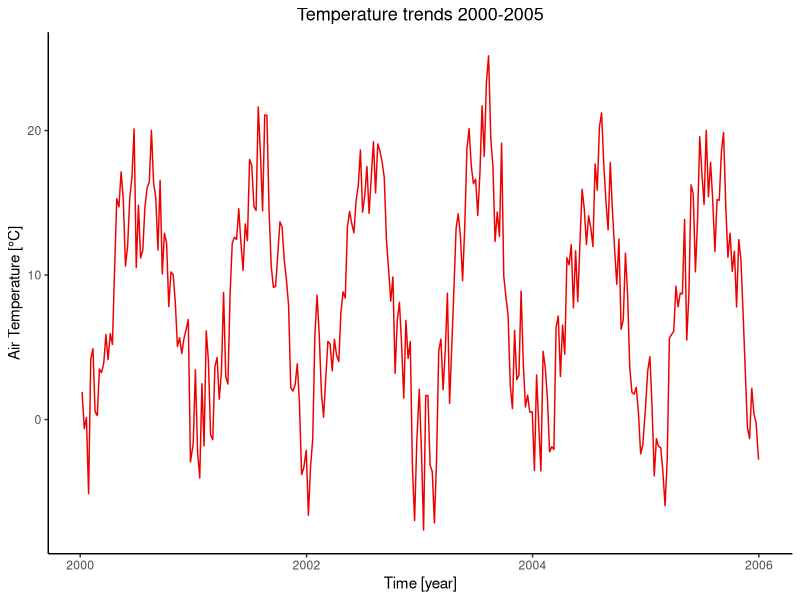
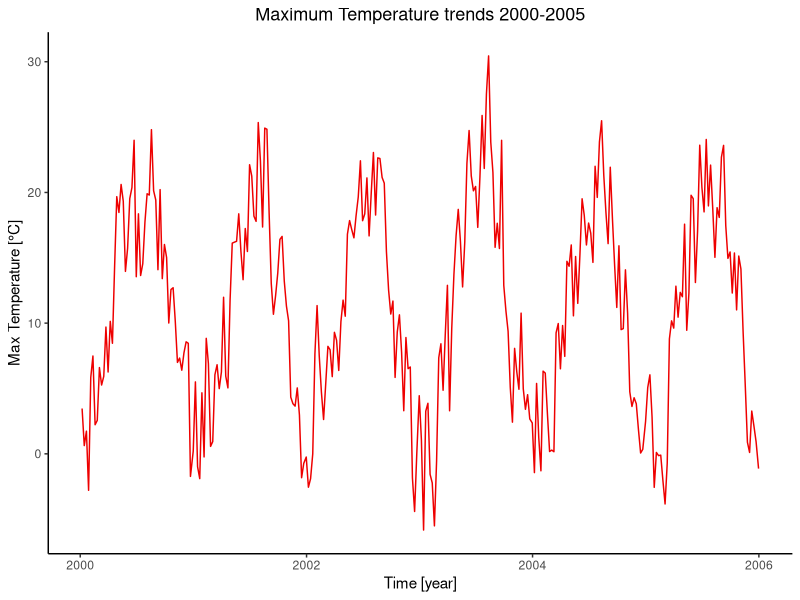
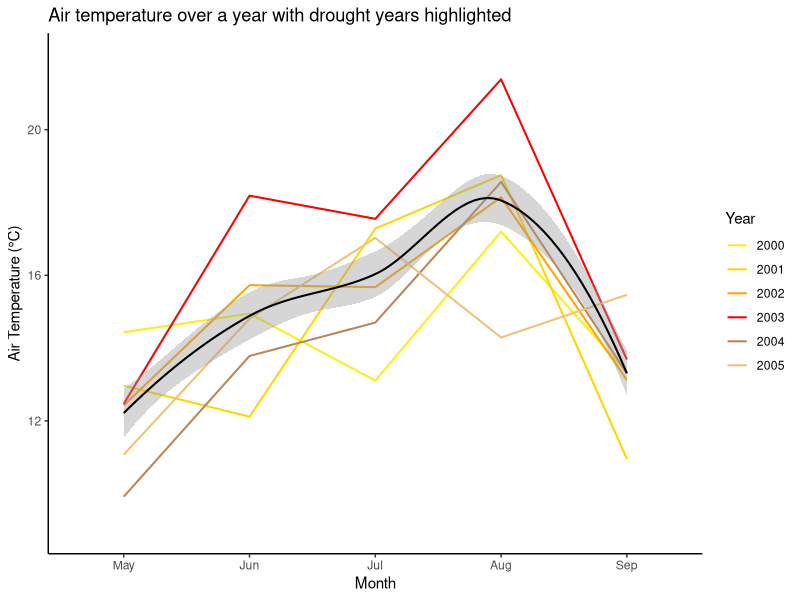
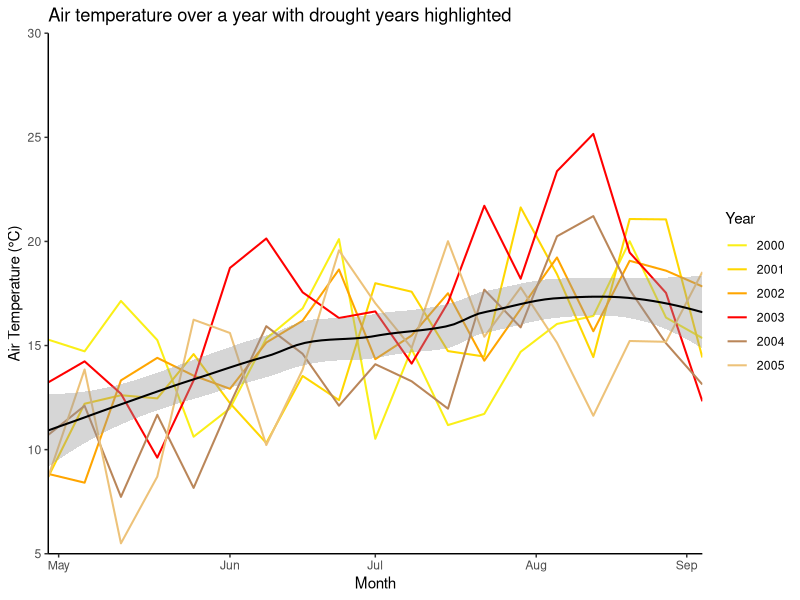
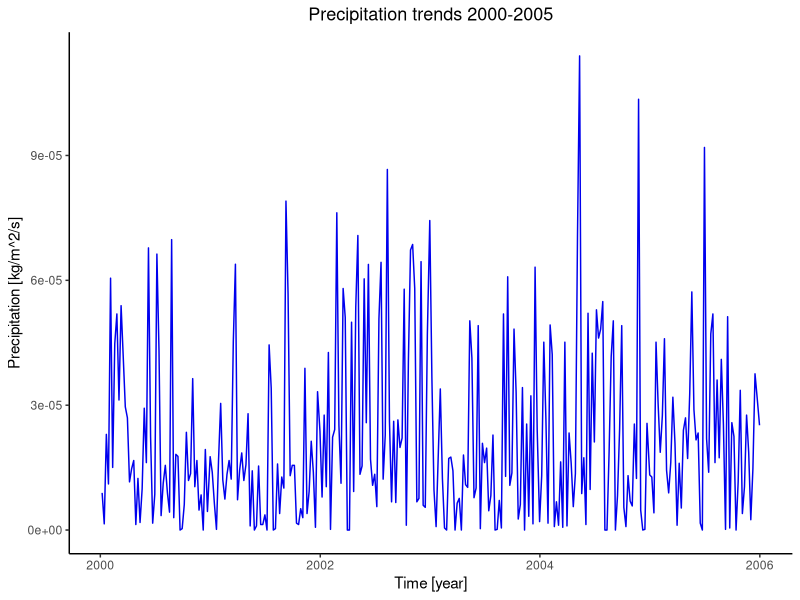
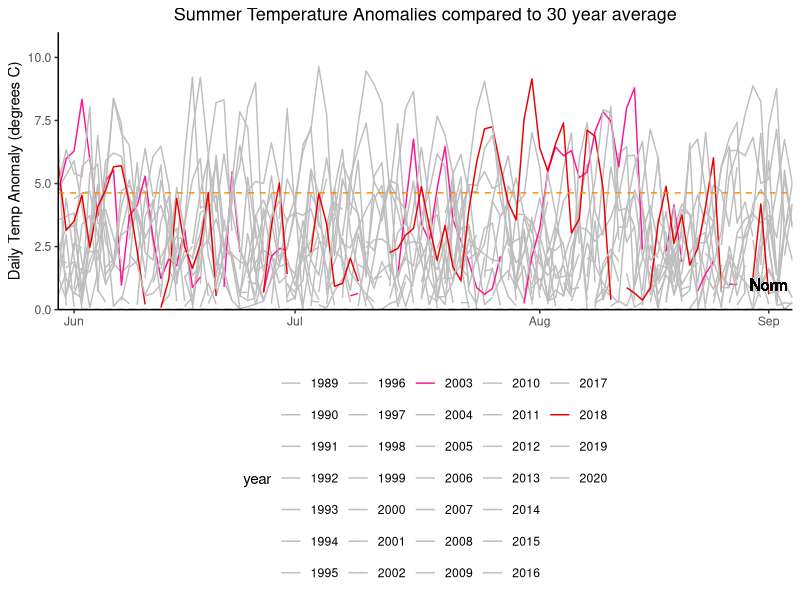
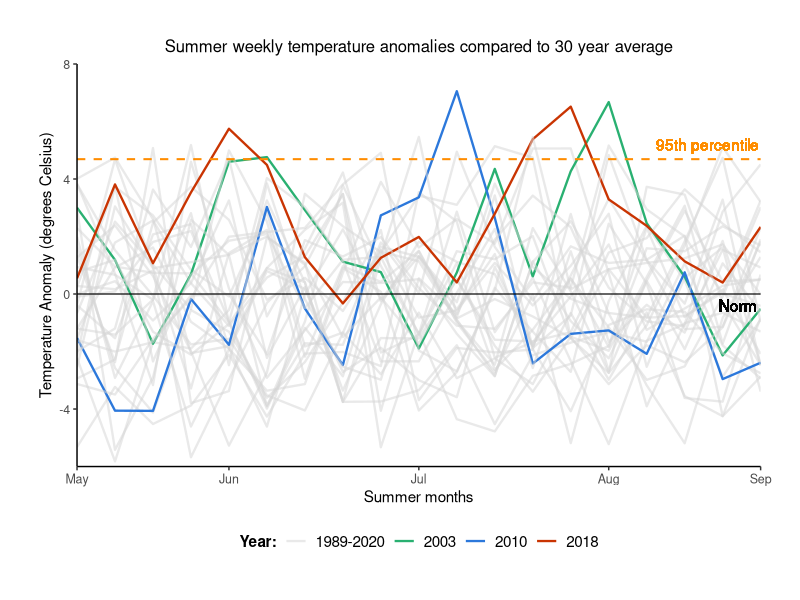
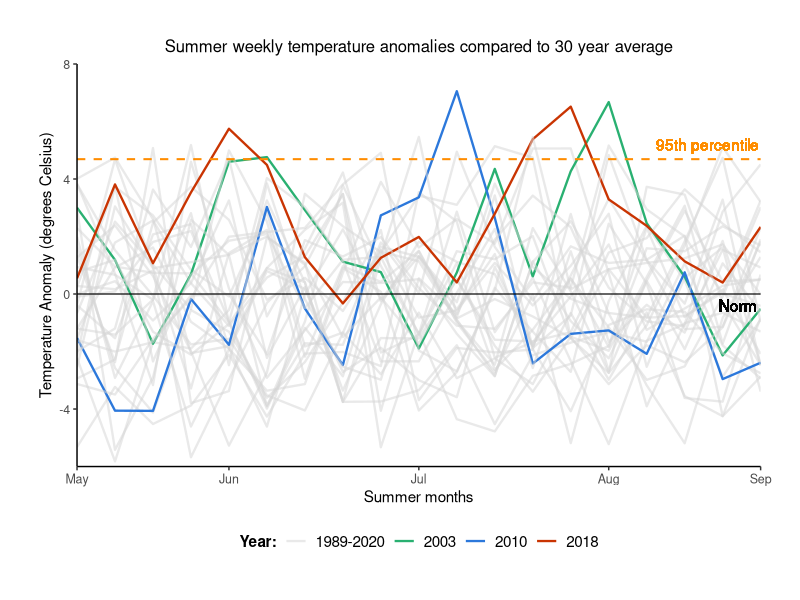

Source code (R) for these figures, in order: (Note: this script raises an error after producing the figures.)
####### Anomalies plotted #######
### Amended/final code script ###
### Tegan Williams March 2024 ###

#### Data loading & wrangling ####

# Libraries (required packages for data wrangling)
library(dplyr)
library(tidyverse)
library(ggplot2) 

# Load Meteorological Data
met_data <- read.csv("Data/DE-Hai-2000-2020-weekly_timeseries_met.csv", header = TRUE)
obs_data <- read.csv("Data/DE-Hai-2000-2020-weekly_timeseries_obs.csv", header = TRUE)
sm_data <- read.csv("Data/DE-Hai-2000-2020-weekly_timeseries_metSM.csv", header= TRUE)
climate_data <- read_csv("Data/DE-Hai_FLUXNET2015_DD_1989-2020_met.csv")

# Delete 2021 data from Met data set since only NA values (-9999)
rows_to_delete <- c(1093:1144)
met_data <- met_data[-rows_to_delete, ]

# Create new column for year, months and full dates 
rows_per_year <- 52
met_data$year <- rep(2000:2020, each = rows_per_year)
met_data$full_date <- as.Date(paste0(met_data$year, "-", met_data$doy), format = "%Y-%j")
met_data <- met_data %>%
  mutate(month = month(full_date, label = TRUE))

# Now filter datasets for fewer years
met_data$year <- as.numeric(met_data$year)
met2000to2005 <- met_data[met_data$year >= 2000 & met_data$year <= 2005, ]
met2015to2020 <- met_data[met_data$year >= 2015 & met_data$year <= 2020, ]

met2003 <- met_data[met_data$year >= 2003 & met_data$year <= 2003, ]
met2018 <- met_data[met_data$year >= 2018 & met_data$year <= 2018, ]

#### Plots of raw Meteorological data time series ####

# Air Temperature over Time for 2000 to 2005
ggplot(met2000to2005, aes(x = full_date, y = airt_C)) +
  geom_line(colour="red2") +
  theme(legend.position = "bottom", panel.background = element_blank(), axis.line = element_line(colour = "black")) + 
  labs(title="Temperature trends 2000-2005") + 
  theme(plot.title=element_text(size=13, hjust=0.5)) + # Title size and position
  xlab("Time [year]") + 
  ylab("Air Temperature [°C]")

# Max Air Temperature over Time for 2000-2005 --> EXACTLY THE SAME TRENDS
ggplot(met2000to2005, aes(x = full_date, y = maxt_C)) +
  geom_line(colour="red2") +
  theme(legend.position = "bottom", panel.background = element_blank(), axis.line = element_line(colour = "black")) + 
  labs(title="Maximum Temperature trends 2000-2005") + 
  theme(plot.title=element_text(size=13, hjust=0.5)) + 
  xlab("Time [year]") + 
  ylab("Max Temperature [°C]")


# plotting T over time for 5 consecutive years e.g., 2000-2005, to show the difference during drought years 
# plus add the 30-year mean temperature as well!
avg_monthly_temp <- met_data %>%
  group_by(year, month) %>%
  summarise(monthlyT = mean(airt_C, na.rm = TRUE))

avg_monthly_temp$year <- as.numeric(avg_monthly_temp$year)
avg_monthly_temp_05 <- avg_monthly_temp[avg_monthly_temp$year >= 2000 & avg_monthly_temp$year <= 2005, ]
avg_monthly_temp_20 <- avg_monthly_temp[avg_monthly_temp$year >= 2015 & avg_monthly_temp$year <= 2020, ]

met_data_with_avg_temp_05 <- left_join(met2000to2005, avg_monthly_temp_05, by = c("year", "month"))

ggplot(met_data_with_avg_temp_05, aes(x = month, y = monthlyT, colour = as.factor(year), group = year)) +
  geom_line(size = 0.7) +
  geom_smooth(method = 'loess', aes(group=1), colour = "black", size = 0.7) +
  scale_color_manual(values = c("#FAEF17", "#FFD700","#FFA500","red", "#BA8659", "#EDC279")) +
  labs(x = "Month", y = "Air Temperature (°C)", title = "Air temperature over a year with drought years highlighted", colour = "Year") +
  scale_x_discrete(limits = c("May", "Jun", "Jul", "Aug", "Sep")) +
  scale_y_continuous(limits = c(9, 22)) +
  theme(legend.position = "right", panel.background = element_blank(), axis.line = element_line(colour = "black"))

# Using weekly values without the mean monthly 
ggplot(met_data_with_avg_temp_05, aes(x = doy, y = airt_C, colour = as.factor(year), group = year)) +
  geom_line(size = 0.7) +
  geom_smooth(method = 'loess', aes(group=1), colour = "black", size = 0.7) +
  scale_color_manual(values = c("#FAEF17", "#FFD700","#FFA500","red", "#BA8659", "#EDC279")) +
  labs(x = "Month", y = "Air Temperature (°C)", title = "Air temperature over a year with drought years highlighted", colour = "Year") +
  scale_x_continuous(breaks = c(121, 154, 182, 213, 242), 
                     labels = c("May", "Jun", "Jul", "Aug", "Sep"),
                     expand = c(0, 0),
                     limits = c(119, 245)) +
  scale_y_continuous(expand = c(0, 0),
                     limits = c(5,30)) +
  theme(legend.position = "right", panel.background = element_blank(), axis.line = element_line(colour = "black"))


# Precipitation over Time
ggplot(met2000to2005, aes(x = full_date, y = precip_kgm2s)) +
  geom_line(colour="blue2") +
  theme(legend.position = "bottom", panel.background = element_blank(), axis.line = element_line(colour = "black"), 
        plot.title=element_text(size=13, hjust=0.5)) + # Title size and position
  labs(title="Precipitation trends 2000-2005") + 
  xlab("Time [year]") + 
  ylab("Precipitation [kg/m^2/s]")


#### Temperature Anomalies ####
# Reference period 1989-2020
climate_data <- climate_data %>%
  mutate(TIMESTAMP = as.character(TIMESTAMP),
         year = year(as.Date(TIMESTAMP, format = "%Y%m%d")),
         month = month(as.Date(TIMESTAMP, format = "%Y%m%d")),
         doy = yday(as.Date(TIMESTAMP, format = "%Y%m%d")))

daily_averages <- climate_data %>%
  group_by(doy) %>%
  summarize(AverageTemperature = mean(MeanT, na.rm = TRUE))

datafor2003 <- climate_data %>%
  filter(year == 2003)
datafor2018 <- climate_data %>%
  filter(year == 2018)
dataforboth <- climate_data %>%
  filter(year %in% c(2003, 2018))

temp_reference_period <- climate_data %>%
  filter(year >= 1989 & year <= 2020) %>%
  group_by(doy) %>%
  summarize(tAverage = mean(MeanT, na.rm = TRUE))

# Merge climate data with reference period
temp_merged_data <- merge(climate_data, temp_reference_period, by = "doy", all.x = TRUE)

# Calculate temperature anomalies
temp_merged_data$tempAnomaly <- temp_merged_data$MeanT - temp_merged_data$tAverage

# Calculate the 90th percentile of temperature anomalies
temp_percentile_90 <- quantile(temp_merged_data$tempAnomaly, 0.9, na.rm = TRUE)
temp_percentile_0 <- quantile(temp_merged_data$tempAnomaly, 0, na.rm = TRUE)

# Filter only values in the chosen percentile
temp_anomaly_data <- temp_merged_data %>%
  filter(tempAnomaly > temp_percentile_0)
temp_anomaly_data90 <- temp_merged_data %>%
  filter(tempAnomaly > temp_percentile_90)

min(temp_anomaly_data90$tempAnomaly)
max(temp_anomaly_data90$tempAnomaly)

temp_anomaly_data$year <- as.factor(temp_anomaly_data$year)
temp_anomaly_data$doy <- as.factor(temp_anomaly_data$doy)

temp_anomaly_data_filtered <- temp_anomaly_data[c("year", "doy", "tAverage", "tempAnomaly")]
temp_anomaly_data_filtered$doy <- as.numeric(temp_anomaly_data_filtered$doy)

# Plotting Temperature Anomalies over Time

# 1) using daily values
ggplot(temp_anomaly_data_filtered, aes(x = doy, y = tempAnomaly, colour = year)) +
  geom_line() +
  geom_hline(yintercept = 0, linetype = "dashed", colour = "black") +
  geom_hline(yintercept = 4.63, linetype = "dashed", colour = "darkorange") +
  geom_text(aes(x = 235, y = -11, label = "90th Percentile"), colour = "darkorange") + 
  geom_text(aes(x = 242, y = 1, label = "Norm"), colour = "black") + 
  labs(title = "Summer Temperature Anomalies compared to 30 year average",
       x = "",
       y = "Daily Temp Anomaly (degrees C)") +
  scale_colour_manual(values = c("grey","grey","grey","grey","grey","grey","grey","grey","grey","grey","grey","grey","grey","grey","deeppink","grey", "grey","grey","grey","grey","grey","grey","grey","grey","grey","grey","grey", "grey","grey", "red2", "grey", "grey")) +
  theme(legend.position = "bottom", panel.background = element_blank(), axis.line = element_line(colour = "black"), 
        plot.title=element_text(size=13, hjust=0.5)) +
  scale_x_continuous(breaks = c(154, 182, 213, 242), 
                     labels = c("Jun", "Jul", "Aug", "Sep"),
                     expand = c(0, 0),
                     limits = c(152, 245)) +
  scale_y_continuous(expand = c(0, 0),
                     limits = c(0,11))

# 2) using weekly temperature means to calculate anomalies
weekly_average_temp_data <- climate_data %>%
  group_by(week = ceiling(as.numeric(doy)/7)) %>%
  summarise(AverageWeeklyMeanT = mean(MeanT, na.rm = TRUE))

weekly_temp_data <- climate_data %>%
  group_by(year, week = ceiling(as.numeric(doy)/7)) %>%
  summarise(WeeklyMeanT = mean(MeanT, na.rm = TRUE))

# now find the anomaly values
weekly_temp_merged_data <- merge(weekly_average_temp_data, weekly_temp_data, by = "week", all.x = TRUE)
weekly_temp_merged_data$tempAnomaly <- weekly_temp_merged_data$WeeklyMeanT - weekly_temp_merged_data$AverageWeeklyMeanT
weekly_temp_percentile_90 <- quantile(weekly_temp_merged_data$tempAnomaly, 0.9, na.rm = TRUE)
weekly_temp_percentile_0 <- quantile(weekly_temp_merged_data$tempAnomaly, 0, na.rm = TRUE)
weekly_temp_percentile_95 <- quantile(weekly_temp_merged_data$tempAnomaly, 0.95, na.rm = TRUE)

weekly_temp_anomaly_data <- weekly_temp_merged_data %>%
  filter(tempAnomaly > weekly_temp_percentile_0)
weekly_temp_anomaly_data90 <- weekly_temp_merged_data %>%
  filter(tempAnomaly > weekly_temp_percentile_90)
weekly_temp_anomaly_data95 <- weekly_temp_merged_data %>%
  filter(tempAnomaly > weekly_temp_percentile_95)

min(weekly_temp_anomaly_data95$tempAnomaly)
max(weekly_temp_anomaly_data95$tempAnomaly)

temp_anomaly_data$year <- as.factor(temp_anomaly_data$year)
temp_anomaly_data$doy <- as.factor(temp_anomaly_data$doy)

weekly_temp_anomaly_data$year <- as.factor(weekly_temp_anomaly_data$year)
weekly_temp_anomaly_data$week <- as.numeric(weekly_temp_anomaly_data$week)


# creating a new column to group into drought vs non-drought years 
# based on their max value (e.g., >6.5 temp anomaly)

# Create new column 'drought_status' and initialise it with 'non-drought'

temp_anomaly_data_summer <- weekly_temp_anomaly_data[weekly_temp_anomaly_data$week >= 18 & weekly_temp_anomaly_data$week <= 36, ]
drought_years <- temp_anomaly_data_summer %>%
  filter(tempAnomaly > 6.5) %>%
  pull(year) %>%
  unique()
temp_anomaly_data_summer['Drought_Status'] = '1989-2020'
temp_anomaly_data_summer$Drought_Status[temp_anomaly_data_summer$year %in% drought_years] <- as.character(temp_anomaly_data_summer$year[temp_anomaly_data_summer$year %in% drought_years])
temp_anomaly_data_summer$Drought_Status <- as.factor(temp_anomaly_data_summer$Drought_Status)

min(temp_anomaly_data_summer$tempAnomaly)

palette_anomalies <- c("#D6D6D686", "#29B071", "#2C78DB", "#C93402")


colourblind_palette <- c("#D4D4D4C4","#329FD6", "#C20502", "#9E21C4")

temp_anomaly_plot <- ggplot(temp_anomaly_data_summer, aes(x = week, y = tempAnomaly, colour = Drought_Status, group = year)) +
  geom_line(size = 0.8) +
  geom_hline(yintercept = 0, size = 0.4, colour = "black") +
  geom_hline(yintercept = 4.69, linetype = "dashed", size = 0.7, colour = "darkorange") +
  geom_text(aes(x = 35.4, y = -0.4, label = "Norm"), colour = "black") + 
  geom_text(aes(x = 34.6, y = 5.2, label = "95th percentile"), colour = "darkorange") + 
  labs(title = "Summer weekly temperature anomalies compared to 30 year average",
       x = "Summer months",
       y = "Temperature Anomaly (degrees Celsius)",
       colour = "Year:") +
  scale_colour_manual(values = palette_anomalies) +
  theme(legend.position = "bottom", panel.background = element_blank(), axis.line = element_line(colour = "black"), 
        plot.title = element_text(size=12, hjust=0.5),
        axis.title = element_text(size=11),
        axis.text = element_text(size=9),
        legend.title = element_text(size = 11, face = "bold", ),
        legend.text = element_text(size = 11),
        plot.margin = margin(1, 1, 1, 1, "cm")) +
  scale_x_continuous(breaks = c(18, 22, 27, 32, 36), 
                     labels = c("May", "Jun", "Jul", "Aug", "Sep"),
                     expand = c(0, 0),
                     limits = c(18, 36)) +
  scale_y_continuous(expand = c(0, 0),
                     limits = c(-6,8))

plot(temp_anomaly_plot)

dev.off()

# Save the plot as a PNG file to GitHub
ggsave("temp_anomaly_plot.png", path = "Plots", plot = temp_anomaly_plot, width = 8, height = 6, dpi = 500)




#### Deep Soil Moisture Anomalies ####

# Reference period 2000-2020
sm_reference_period <- sm_data %>%
  filter(year >= 2000 & year <= 2020) %>%
  group_by(doy) %>%
  summarize(smAverage = mean(SWC_1, na.rm = TRUE))

# Merge with the main data
sm_merged_data <- merge(sm_data, sm_reference_period, by = "doy", all.x = TRUE)

# Calculate soil moisture anomalies
sm_merged_data$smAnomaly <- sm_merged_data$SWC_1 - sm_merged_data$smAverage

# Calculate the 90th percentile of sm anomalies
sm_percentile_95 <- quantile(sm_merged_data$smAnomaly, 0.95, na.rm = TRUE)
sm_percentile_90 <- quantile(sm_merged_data$smAnomaly, 0.9, na.rm = TRUE)
sm_percentile_0 <- quantile(sm_merged_data$smAnomaly, 0, na.rm = TRUE)
sm_percentile_10 <- quantile(sm_merged_data$smAnomaly, 0.1, na.rm = TRUE)

# Filter only values in the upper 90th percentile
sm_anomaly_data <- sm_merged_data %>%
  filter(smAnomaly > sm_percentile_0)

sm_anomaly_data90 <- sm_merged_data %>%
  filter(smAnomaly > sm_percentile_90)

sm_anomaly_data95 <- sm_merged_data %>%
  filter(smAnomaly > sm_percentile_95)

sm_anomaly_data10 <- sm_merged_data %>%
  filter(smAnomaly > sm_percentile_10)

min(sm_anomaly_data95$smAnomaly)

sm_anomaly_data$year <- as.factor(sm_anomaly_data$year)
sm_anomaly_data$doy <- as.factor(sm_anomaly_data$doy)

sm_anomaly_data_filtered <- sm_anomaly_data[c("year", "doy", "smAverage", "smAnomaly")]
sm_anomaly_data_filtered$year <- as.factor(sm_anomaly_data_filtered$year)
sm_anomaly_data_filtered$doy <- as.numeric(sm_anomaly_data_filtered$doy)

# Create new column 'drought_status' and initialise it with 'non-drought'
sm_anomaly_data_summer <- sm_anomaly_data_filtered %>%
  filter(doy %in% c(18:36))

sm_drought_years <- sm_anomaly_data_summer%>%
  filter(year %in% c(2003,2010,2018)) %>%
  pull(year) %>%
  unique()

sm_anomaly_data_summer['Drought_Status'] = '2000-2020'

sm_anomaly_data_summer <- sm_anomaly_data_summer %>%
  mutate(Drought_Status = ifelse(year %in% sm_drought_years, as.character(year), Drought_Status))

sm_anomaly_data_summer$Drought_Status <- as.factor(sm_anomaly_data_summer$Drought_Status)
sm_anomaly_data_summer$year <- as.factor(sm_anomaly_data_summer$year)
sm_anomaly_data_summer$doy <- as.numeric(sm_anomaly_data_summer$doy)
sm_anomaly_data_summer$smAnomaly <- as.numeric(sm_anomaly_data_summer$smAnomaly)

sm_anomaly_data_filtered10 <- sm_anomaly_data_summer %>%
  filter(smAnomaly > sm_percentile_10)

deficit_data <- sm_anomaly_data_summer %>%
  filter(smAnomaly < 0)
drought_threshold <- quantile(deficit_data$smAnomaly, 0.05)
minimum_deficit <- deficit_data %>%
  mutate(Drought_Status = ifelse(smAnomaly < drought_threshold, "Drought", "No Drought"))

drought_threshold95 <- minimum_deficit %>%
  filter(Drought_Status == "Drought")

max(drought_threshold95$smAnomaly)

# threshold for 80th percentile is -8.06
# threshold for 90th percentile is -9.43
# threshold for 95th percentile is -9.93

palette_before <- c("#D4D4D4C4", "#178A86", "#0F5596", "#B51717")

# Plotting soil moisture anomalies
sm_anomaly_plot <- ggplot(sm_anomaly_data_summer, aes(x = doy, y = smAnomaly, group = year, colour = Drought_Status)) +
  geom_line(size = 0.7) +
  geom_hline(yintercept = 0, size = 0.4, colour = "black") +
  geom_hline(yintercept = -8.06, linetype = "dashed", size = 0.7, colour = "darkorange") +
  geom_text(aes(x = 35.4, y = 1, label = "Norm"), colour = "black") + 
  geom_text(aes(x = 34.6, y = -10, label = "80th percentile"), colour = "darkorange") +  
  labs(title = "Summer weekly deep soil moisture anomalies compared to 20 year average",
       x = "Summer months",
       y = "Deep Soil Moisture Anomaly (mm)",
       colour = "Year:") +
  scale_colour_manual(values = palette_anomalies) +
  theme(legend.position = "bottom", panel.background = element_blank(), axis.line = element_line(colour = "black"), 
        plot.title = element_text(size=12, hjust=0.5),
        axis.title = element_text(size=11),
        axis.text = element_text(size=9),
        legend.title = element_text(size = 11, face = "bold", ),
        legend.text = element_text(size = 11),
        plot.margin = margin(1, 1, 1, 1, "cm")) +
  scale_x_continuous(breaks = c(18, 22, 27, 32, 36), 
                     labels = c("May", "Jun", "Jul", "Aug", "Sep"),
                     expand = c(0, 0),
                     limits = c(18, 36)) +
  scale_y_continuous(expand = c(0, 0),
                     limits = c(-15,15))

plot(sm_anomaly_plot)

ggsave("sm_anomaly_plot.png", path = "Plots", plot = sm_anomaly_plot, width = 8, height = 6, dpi = 500)
